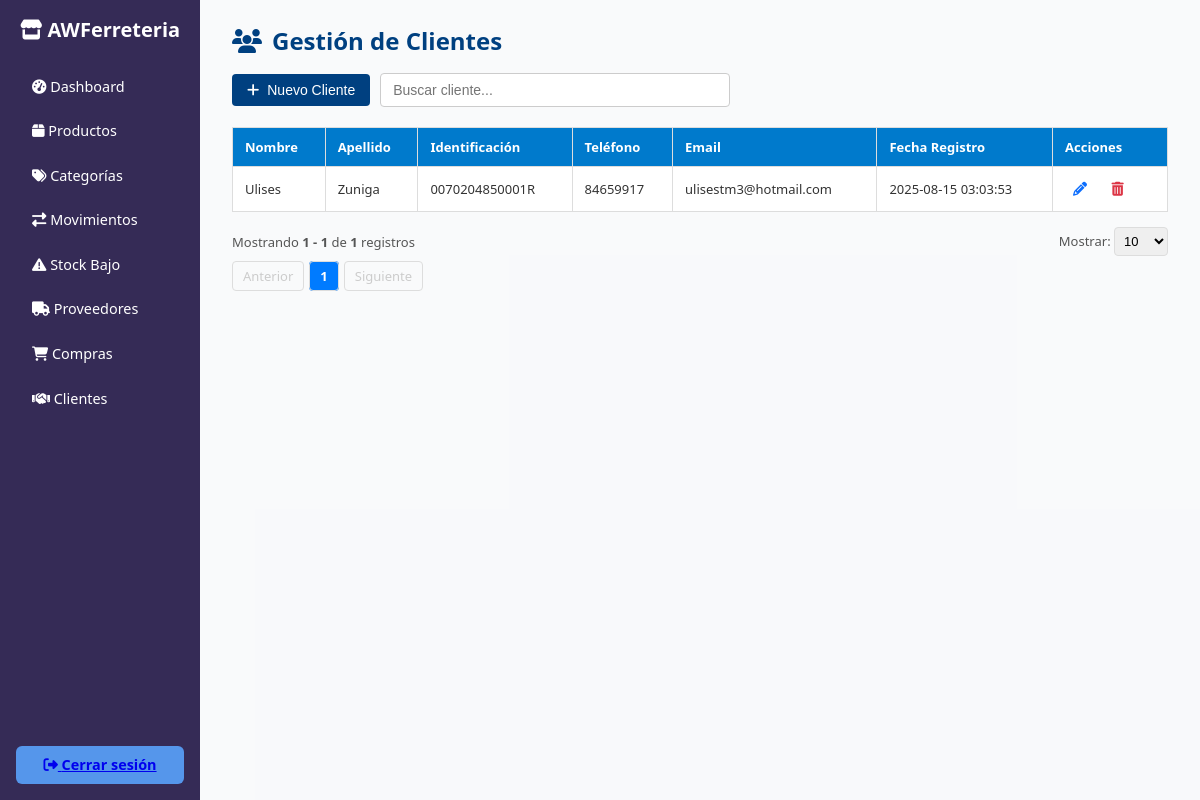
Screenshot of /clientes/clientes.php (signed in) with the database file from the repository.
### tables this page shows
CREATE TABLE `clientes` (
  `idcliente` int(11) NOT NULL,
  `nombre` varchar(100) NOT NULL,
  `apellido` varchar(100) NOT NULL,
  `identificacion` varchar(20) NOT NULL,
  `tipo_identificacion` enum('CEDULA','RUC','PASAPORTE','OTRO') NOT NULL,
  `telefono` varchar(20) DEFAULT NULL,
  `email` varchar(100) DEFAULT NULL,
  `direccion` text DEFAULT NULL,
  `ciudad` varchar(50) DEFAULT NULL,
  `activo` tinyint(1) DEFAULT 1,
  `usuarioregistra` int(11) NOT NULL,
  `fecharegistro` datetime DEFAULT current_timestamp(),
  `usuarioactualiza` int(11) DEFAULT NULL,
  `fechaactualizacion` datetime DEFAULT NULL ON UPDATE current_timestamp()
);

### clientes/clientes.php (the view, shortened to what this page needs)
<?php
$conn = getConnection();
function obtenerClientesPaginados($conn, $porPagina, $offset) {
    $sql = "
        SELECT idcliente, nombre, apellido, identificacion, tipo_identificacion, telefono, email, activo, fecharegistro
        FROM clientes
        WHERE activo = b'1'
        ORDER BY fecharegistro DESC
        LIMIT ? OFFSET ?
    ";
    $stmt = $conn->prepare($sql);
    $stmt->bind_param("ii", $porPagina, $offset);
    $stmt->execute();
    $result = $stmt->get_result();
    return $result->fetch_all(MYSQLI_ASSOC);
}
function contarClientes($conn) {
    $sql = "SELECT COUNT(*) as total FROM clientes WHERE activo = b'1'";
    $result = $conn->query($sql);
    return $result->fetch_assoc()['total'] ?? 0;
}
$pagina = isset($_GET['pagina']) ? (int)$_GET['pagina'] : 1;
$porPagina = isset($_GET['por_pagina']) ? (int)$_GET['por_pagina'] : 10;
$offset = ($pagina - 1) * $porPagina;
$totalRegistros = contarClientes($conn);
$totalPaginas = max(1, ceil($totalRegistros / $porPagina));
$clientes = obtenerClientesPaginados($conn, $porPagina, $offset);
?>
<!DOCTYPE html>
<html lang="es">
<head>
    <link rel="stylesheet" href="https://cdnjs.cloudflare.com/ajax/libs/font-awesome/6.4.0/css/all.min.css">
    <link rel="stylesheet" href="https://cdn.jsdelivr.net/npm/sweetalert2@11/dist/sweetalert2.min.css">
</head>
<body>
    <div class="container">
        <?php include('../includes/sidebar_inventario.php'); ?>
        <main class="main-content">
            <h3><i class="fas fa-users"></i> Gestión de Clientes</h3>
            <div style="display: flex; gap: 10px; align-items: center; margin: 10px 0 20px 0; flex-wrap: wrap;">
                <button class="btn" id="openModal" style="margin-bottom:0;"><i class="fas fa-plus"></i> Nuevo Cliente</button>
                <input type="text" id="busquedaCliente" class="form-control" placeholder="Buscar cliente..." style="max-width:350px;width:100%;padding:8px 12px;border:1px solid #ccc;border-radius:4px;font-size:14px;">
            </div>
            <table id="tablaClientes">
                <thead>
                    <tr>
                        <th>Nombre</th>
                        <th>Apellido</th>
                        <th>Identificación</th>
                        <th>Teléfono</th>
                        <th>Email</th>
                        <th>Fecha Registro</th>
                        <th>Acciones</th>
                    </tr>
                </thead>
                <tbody id="tbodyClientes">
                <?php if (!empty($clientes)): ?>
                    <?php foreach ($clientes as $cliente): ?>
                        <tr>
                            <td><?= htmlspecialchars($cliente['nombre']) ?></td>
                            <td><?= htmlspecialchars($cliente['apellido']) ?></td>
                            <td><?= htmlspecialchars($cliente['identificacion']) ?></td>
                            <td><?= htmlspecialchars($cliente['telefono']) ?></td>
                            <td><?= htmlspecialchars($cliente['email']) ?></td>
                            <td><?= htmlspecialchars($cliente['fecharegistro']) ?></td>
                            <td>
                                <button class="action-btn edit-btn"
                                        onclick="abrirModalEditarCliente(<?= $cliente['idcliente'] ?>)"
                                        title="Editar">
                                    <i class="fas fa-pencil-alt"></i>
                                </button>
                                <button class="action-btn delete-btn"
                                        onclick="abrirModalEliminar(<?= $cliente['idcliente'] ?>, '<?= htmlspecialchars($cliente['nombre'] . ' ' . $cliente['apellido'], ENT_QUOTES) ?>')"
                                        title="Eliminar">
                                    <i class="fas fa-trash-alt"></i>
                                </button>
                            </td>
                        </tr>
                    <?php endforeach; ?>
                <?php else: ?>
                    <tr><td colspan="7">No hay clientes registrados.</td></tr>
                <?php endif; ?>
                </tbody>
            </table>
            <?php if ($totalRegistros > 0): ?>
                <div class="pagination-container">
                    <div>
                        Mostrando <strong><?= min($offset + 1, $totalRegistros) ?> - <?= min($offset + $porPagina, $totalRegistros) ?></strong> de <strong><?= $totalRegistros ?></strong> registros
                    </div>
                    <div>
                        <label for="por_pagina">Mostrar: </label>
                        <select id="por_pagina" class="per-page-select" onchange="cambiarPorPagina(this.value)">
                            <option value="10" <?= $porPagina == 10 ? 'selected' : '' ?>>10</option>
                        </select>
                    </div>
                </div>
                <ul class="pagination" style="margin-top:10px;">
                    <li><a href="?pagina=<?= max(1, $pagina - 1) ?>&por_pagina=<?= $porPagina ?>" class="<?= $pagina <= 1 ? 'disabled' : '' ?>">Anterior</a></li>
                    <?php for ($i = 1; $i <= $totalPaginas; $i++): ?>
                        <li><a href="?pagina=<?= $i ?>&por_pagina=<?= $porPagina ?>" class="<?= $i == $pagina ? 'current' : '' ?>"><?= $i ?></a></li>
                    <?php endfor; ?>
                    <li><a href="?pagina=<?= min($totalPaginas, $pagina + 1) ?>&por_pagina=<?= $porPagina ?>" class="<?= $pagina >= $totalPaginas ? 'disabled' : '' ?>">Siguiente</a></li>
                </ul>
            <?php endif; ?>
        </main>
    </div>
</body>
</html>

### clientes/clientes.php (style rules this page uses)
* { box-sizing: border-box; margin: 0; padding: 0; }
body, html { height: 100%; font-family: 'Segoe UI', Tahoma, Geneva, Verdana, sans-serif; background-color: #f4f6f85c; color: #333; }
.container { display: flex; height: 100vh; }
.main-content { flex: 1; padding: 1rem 1.5rem; margin: 0.5rem; overflow-y: auto; font-size: 14px; }
.main-content h3 { color: #004080; margin-bottom: 1rem; font-size: 1.5rem; display: flex; align-items: center; }
.main-content h3 i { margin-right: 10px; }
.btn { display: inline-flex; align-items: center; justify-content: center; background-color: #004080; color: white; padding: 8px 15px; text-decoration: none; border-radius: 4px; font-size: 14px; margin-bottom: 15px; border: none; cursor: pointer; transition: background-color 0.3s; }
.btn i { margin-right: 8px; }
table { width: 100%; border-collapse: collapse; background-color: #fff; font-size: 13px; }
th, td { padding: 10px 12px; border: 1px solid #ddd; text-align: left; }
th { background-color: #007acc; color: white; font-weight: 600; }
.pagination-container { display:flex; justify-content:space-between; align-items:center; margin-top:15px; font-size:13px; color:#555; }
.pagination { display:flex; list-style:none; margin:0; padding:0; gap:5px; }
.pagination a, .pagination span { padding:5px 10px; border:1px solid #ddd; border-radius:4px; text-decoration:none; color:#007bff; font-size:13px; }
.pagination .current { background-color:#007bff; color:white; font-weight:bold; }
.pagination .disabled { color:#ccc; cursor:not-allowed; }
.per-page-select { padding:5px; border:1px solid #ddd; border-radius:4px; font-size:13px; }
.action-btn { display:inline-flex; align-items:center; justify-content:center; padding:5px 8px; border-radius:4px; margin-right:5px; text-decoration:none; font-size:13px; transition:all .3s; border:none; cursor:pointer; background:none; color:inherit; }
.action-btn i { margin-right:0; font-size:14px; }
.edit-btn { color:#0d6efd; }
.delete-btn { color:#dc3545; }

### rows the page displays
clientes: nombre "Ulises", apellido "Zuniga", identificacion "0070204850001R", telefono "84659917", email "ulisestm3@hotmail.com", fecharegistro "2025-08-15 03:03:53"

### other values shown
min($offset + 1, $totalRegistros) "1"
min($offset + $porPagina, $totalRegistros) "1"
$totalRegistros "1"
